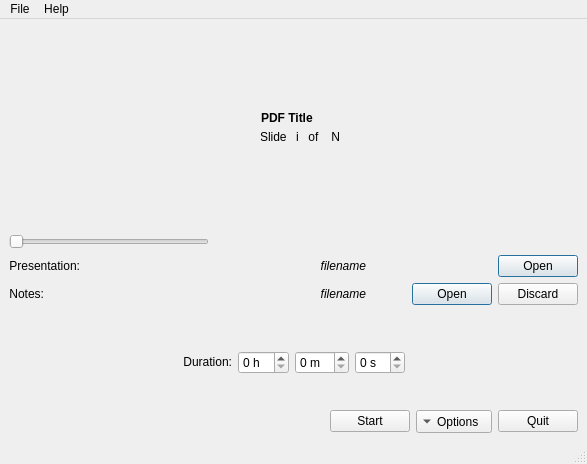
<?xml version="1.0" encoding="UTF-8"?>
<ui version="4.0">
 <class>StartScreen</class>
 <widget class="QMainWindow" name="MainWindow">
  <property name="geometry">
   <rect>
    <x>0</x>
    <y>0</y>
    <width>587</width>
    <height>464</height>
   </rect>
  </property>
  <property name="sizePolicy">
   <sizepolicy hsizetype="Expanding" vsizetype="Ignored">
    <horstretch>0</horstretch>
    <verstretch>0</verstretch>
   </sizepolicy>
  </property>
  <property name="windowTitle">
   <string>open-pdf-presenter</string>
  </property>
  <widget class="QWidget" name="StartScreen">
   <layout class="QGridLayout" name="gridLayout">
    <property name="sizeConstraint">
     <enum>QLayout::SetNoConstraint</enum>
    </property>
    <item row="3" column="0">
     <layout class="QGridLayout" name="gridLayout_3">
      <item row="0" column="1">
       <widget class="QLabel" name="durationLabel">
        <property name="sizePolicy">
         <sizepolicy hsizetype="Preferred" vsizetype="Fixed">
          <horstretch>0</horstretch>
          <verstretch>0</verstretch>
         </sizepolicy>
        </property>
        <property name="text">
         <string>Duration:</string>
        </property>
        <property name="textFormat">
         <enum>Qt::PlainText</enum>
        </property>
        <property name="alignment">
         <set>Qt::AlignRight|Qt::AlignTrailing|Qt::AlignVCenter</set>
        </property>
       </widget>
      </item>
      <item row="0" column="2">
       <widget class="QSpinBox" name="hoursBox">
        <property name="sizePolicy">
         <sizepolicy hsizetype="Fixed" vsizetype="Fixed">
          <horstretch>0</horstretch>
          <verstretch>0</verstretch>
         </sizepolicy>
        </property>
        <property name="suffix">
         <string> h</string>
        </property>
        <property name="maximum">
         <number>10</number>
        </property>
       </widget>
      </item>
      <item row="0" column="3">
       <widget class="QSpinBox" name="minutesBox">
        <property name="sizePolicy">
         <sizepolicy hsizetype="Fixed" vsizetype="Fixed">
          <horstretch>0</horstretch>
          <verstretch>0</verstretch>
         </sizepolicy>
        </property>
        <property name="suffix">
         <string> m</string>
        </property>
        <property name="maximum">
         <number>59</number>
        </property>
       </widget>
      </item>
      <item row="0" column="4">
       <widget class="QSpinBox" name="secondsBox">
        <property name="sizePolicy">
         <sizepolicy hsizetype="Fixed" vsizetype="Fixed">
          <horstretch>0</horstretch>
          <verstretch>0</verstretch>
         </sizepolicy>
        </property>
        <property name="suffix">
         <string> s</string>
        </property>
        <property name="maximum">
         <number>59</number>
        </property>
       </widget>
      </item>
      <item row="0" column="0">
       <spacer name="horizontalSpacer">
        <property name="orientation">
         <enum>Qt::Horizontal</enum>
        </property>
        <property name="sizeHint" stdset="0">
         <size>
          <width>40</width>
          <height>20</height>
         </size>
        </property>
       </spacer>
      </item>
      <item row="0" column="5">
       <spacer name="horizontalSpacer_2">
        <property name="orientation">
         <enum>Qt::Horizontal</enum>
        </property>
        <property name="sizeHint" stdset="0">
         <size>
          <width>40</width>
          <height>20</height>
         </size>
        </property>
       </spacer>
      </item>
     </layout>
    </item>
    <item row="5" column="0">
     <layout class="QGridLayout" name="gridLayout_2">
      <property name="sizeConstraint">
       <enum>QLayout::SetDefaultConstraint</enum>
      </property>
      <item row="0" column="1">
       <widget class="QPushButton" name="startButton">
        <property name="sizePolicy">
         <sizepolicy hsizetype="Minimum" vsizetype="Fixed">
          <horstretch>0</horstretch>
          <verstretch>0</verstretch>
         </sizepolicy>
        </property>
        <property name="text">
         <string>Start</string>
        </property>
       </widget>
      </item>
      <item row="0" column="2">
       <widget class="QToolButton" name="optionsButton">
        <property name="sizePolicy">
         <sizepolicy hsizetype="Minimum" vsizetype="Fixed">
          <horstretch>0</horstretch>
          <verstretch>0</verstretch>
         </sizepolicy>
        </property>
        <property name="text">
         <string>Options</string>
        </property>
        <property name="toolButtonStyle">
         <enum>Qt::ToolButtonTextBesideIcon</enum>
        </property>
        <property name="autoRaise">
         <bool>false</bool>
        </property>
        <property name="arrowType">
         <enum>Qt::DownArrow</enum>
        </property>
       </widget>
      </item>
      <item row="0" column="3">
       <widget class="QPushButton" name="quitButton">
        <property name="sizePolicy">
         <sizepolicy hsizetype="Minimum" vsizetype="Fixed">
          <horstretch>0</horstretch>
          <verstretch>0</verstretch>
         </sizepolicy>
        </property>
        <property name="text">
         <string>Quit</string>
        </property>
       </widget>
      </item>
      <item row="0" column="0">
       <spacer name="horizontalSpacer_6">
        <property name="orientation">
         <enum>Qt::Horizontal</enum>
        </property>
        <property name="sizeHint" stdset="0">
         <size>
          <width>40</width>
          <height>20</height>
         </size>
        </property>
       </spacer>
      </item>
     </layout>
    </item>
    <item row="1" column="0">
     <layout class="QGridLayout" name="gridLayout_4">
      <item row="0" column="3">
       <widget class="QDialogButtonBox" name="openPresentationButtonBox">
        <property name="sizePolicy">
         <sizepolicy hsizetype="Fixed" vsizetype="Fixed">
          <horstretch>0</horstretch>
          <verstretch>0</verstretch>
         </sizepolicy>
        </property>
        <property name="layoutDirection">
         <enum>Qt::RightToLeft</enum>
        </property>
        <property name="standardButtons">
         <set>QDialogButtonBox::Open</set>
        </property>
        <property name="centerButtons">
         <bool>true</bool>
        </property>
       </widget>
      </item>
      <item row="0" column="0">
       <widget class="QLabel" name="presentationLabel">
        <property name="sizePolicy">
         <sizepolicy hsizetype="Fixed" vsizetype="Fixed">
          <horstretch>0</horstretch>
          <verstretch>0</verstretch>
         </sizepolicy>
        </property>
        <property name="text">
         <string>Presentation:</string>
        </property>
        <property name="alignment">
         <set>Qt::AlignRight|Qt::AlignTrailing|Qt::AlignVCenter</set>
        </property>
       </widget>
      </item>
      <item row="1" column="0">
       <widget class="QLabel" name="notesLabel">
        <property name="sizePolicy">
         <sizepolicy hsizetype="Fixed" vsizetype="Fixed">
          <horstretch>0</horstretch>
          <verstretch>0</verstretch>
         </sizepolicy>
        </property>
        <property name="text">
         <string>Notes:</string>
        </property>
        <property name="alignment">
         <set>Qt::AlignRight|Qt::AlignTrailing|Qt::AlignVCenter</set>
        </property>
       </widget>
      </item>
      <item row="1" column="3">
       <widget class="QDialogButtonBox" name="openNotesButtonBox">
        <property name="sizePolicy">
         <sizepolicy hsizetype="Fixed" vsizetype="Fixed">
          <horstretch>0</horstretch>
          <verstretch>0</verstretch>
         </sizepolicy>
        </property>
        <property name="layoutDirection">
         <enum>Qt::LeftToRight</enum>
        </property>
        <property name="orientation">
         <enum>Qt::Horizontal</enum>
        </property>
        <property name="standardButtons">
         <set>QDialogButtonBox::Discard|QDialogButtonBox::Open</set>
        </property>
        <property name="centerButtons">
         <bool>true</bool>
        </property>
       </widget>
      </item>
      <item row="0" column="1">
       <widget class="QLabel" name="presentationFileNameLabel">
        <property name="sizePolicy">
         <sizepolicy hsizetype="MinimumExpanding" vsizetype="Fixed">
          <horstretch>0</horstretch>
          <verstretch>0</verstretch>
         </sizepolicy>
        </property>
        <property name="styleSheet">
         <string notr="true">font-style: italic</string>
        </property>
        <property name="text">
         <string>filename</string>
        </property>
        <property name="alignment">
         <set>Qt::AlignRight|Qt::AlignTrailing|Qt::AlignVCenter</set>
        </property>
       </widget>
      </item>
      <item row="1" column="1">
       <widget class="QLabel" name="notesFileNameLabel">
        <property name="sizePolicy">
         <sizepolicy hsizetype="MinimumExpanding" vsizetype="Fixed">
          <horstretch>0</horstretch>
          <verstretch>0</verstretch>
         </sizepolicy>
        </property>
        <property name="styleSheet">
         <string notr="true">font-style: italic</string>
        </property>
        <property name="text">
         <string>filename</string>
        </property>
        <property name="alignment">
         <set>Qt::AlignRight|Qt::AlignTrailing|Qt::AlignVCenter</set>
        </property>
       </widget>
      </item>
      <item row="0" column="2">
       <spacer name="horizontalSpacer_3">
        <property name="orientation">
         <enum>Qt::Horizontal</enum>
        </property>
        <property name="sizeType">
         <enum>QSizePolicy::Fixed</enum>
        </property>
        <property name="sizeHint" stdset="0">
         <size>
          <width>40</width>
          <height>20</height>
         </size>
        </property>
       </spacer>
      </item>
      <item row="1" column="2">
       <spacer name="horizontalSpacer_4">
        <property name="orientation">
         <enum>Qt::Horizontal</enum>
        </property>
        <property name="sizeType">
         <enum>QSizePolicy::Fixed</enum>
        </property>
        <property name="sizeHint" stdset="0">
         <size>
          <width>40</width>
          <height>20</height>
         </size>
        </property>
       </spacer>
      </item>
     </layout>
    </item>
    <item row="0" column="0">
     <layout class="QGridLayout" name="gridLayout_5">
      <item row="0" column="0">
       <widget class="QLabel" name="previewLabel">
        <property name="sizePolicy">
         <sizepolicy hsizetype="Fixed" vsizetype="Fixed">
          <horstretch>0</horstretch>
          <verstretch>0</verstretch>
         </sizepolicy>
        </property>
        <property name="minimumSize">
         <size>
          <width>200</width>
          <height>200</height>
         </size>
        </property>
       </widget>
      </item>
      <item row="1" column="0" colspan="4">
       <widget class="QSlider" name="slideSlider">
        <property name="enabled">
         <bool>true</bool>
        </property>
        <property name="sizePolicy">
         <sizepolicy hsizetype="Fixed" vsizetype="Fixed">
          <horstretch>0</horstretch>
          <verstretch>0</verstretch>
         </sizepolicy>
        </property>
        <property name="minimumSize">
         <size>
          <width>200</width>
          <height>0</height>
         </size>
        </property>
        <property name="orientation">
         <enum>Qt::Horizontal</enum>
        </property>
        <property name="tickPosition">
         <enum>QSlider::NoTicks</enum>
        </property>
       </widget>
      </item>
      <item row="0" column="2">
       <layout class="QGridLayout" name="gridLayout_6">
        <item row="0" column="0">
         <widget class="QLabel" name="titleLabel">
          <property name="sizePolicy">
           <sizepolicy hsizetype="Expanding" vsizetype="Expanding">
            <horstretch>0</horstretch>
            <verstretch>0</verstretch>
           </sizepolicy>
          </property>
          <property name="styleSheet">
           <string notr="true">font: bold large</string>
          </property>
          <property name="text">
           <string>PDF Title</string>
          </property>
          <property name="alignment">
           <set>Qt::AlignBottom|Qt::AlignLeading|Qt::AlignLeft</set>
          </property>
         </widget>
        </item>
        <item row="1" column="0">
         <widget class="QWidget" name="widget" native="true">
          <property name="sizePolicy">
           <sizepolicy hsizetype="Expanding" vsizetype="Expanding">
            <horstretch>0</horstretch>
            <verstretch>0</verstretch>
           </sizepolicy>
          </property>
          <widget class="QWidget" name="gridLayoutWidget">
           <property name="geometry">
            <rect>
             <x>-1</x>
             <y>-1</y>
             <width>321</width>
             <height>71</height>
            </rect>
           </property>
           <layout class="QGridLayout" name="gridLayout_7">
            <item row="0" column="0">
             <widget class="QLabel" name="label">
              <property name="sizePolicy">
               <sizepolicy hsizetype="Minimum" vsizetype="Preferred">
                <horstretch>0</horstretch>
                <verstretch>0</verstretch>
               </sizepolicy>
              </property>
              <property name="text">
               <string>Slide </string>
              </property>
              <property name="alignment">
               <set>Qt::AlignLeading|Qt::AlignLeft|Qt::AlignTop</set>
              </property>
             </widget>
            </item>
            <item row="0" column="1">
             <widget class="QLabel" name="currentSlideLabel">
              <property name="sizePolicy">
               <sizepolicy hsizetype="Minimum" vsizetype="Preferred">
                <horstretch>0</horstretch>
                <verstretch>0</verstretch>
               </sizepolicy>
              </property>
              <property name="text">
               <string>i</string>
              </property>
              <property name="alignment">
               <set>Qt::AlignLeading|Qt::AlignLeft|Qt::AlignTop</set>
              </property>
             </widget>
            </item>
            <item row="0" column="2">
             <widget class="QLabel" name="label_3">
              <property name="sizePolicy">
               <sizepolicy hsizetype="Minimum" vsizetype="Preferred">
                <horstretch>0</horstretch>
                <verstretch>0</verstretch>
               </sizepolicy>
              </property>
              <property name="text">
               <string> of </string>
              </property>
              <property name="alignment">
               <set>Qt::AlignLeading|Qt::AlignLeft|Qt::AlignTop</set>
              </property>
             </widget>
            </item>
            <item row="0" column="3">
             <widget class="QLabel" name="totalSlideNumberLabel">
              <property name="sizePolicy">
               <sizepolicy hsizetype="Minimum" vsizetype="Preferred">
                <horstretch>0</horstretch>
                <verstretch>0</verstretch>
               </sizepolicy>
              </property>
              <property name="text">
               <string> N</string>
              </property>
              <property name="alignment">
               <set>Qt::AlignLeading|Qt::AlignLeft|Qt::AlignTop</set>
              </property>
             </widget>
            </item>
            <item row="0" column="4">
             <spacer name="horizontalSpacer_7">
              <property name="orientation">
               <enum>Qt::Horizontal</enum>
              </property>
              <property name="sizeHint" stdset="0">
               <size>
                <width>40</width>
                <height>20</height>
               </size>
              </property>
             </spacer>
            </item>
           </layout>
          </widget>
         </widget>
        </item>
       </layout>
      </item>
      <item row="0" column="1">
       <spacer name="horizontalSpacer_5">
        <property name="orientation">
         <enum>Qt::Horizontal</enum>
        </property>
        <property name="sizeType">
         <enum>QSizePolicy::Fixed</enum>
        </property>
        <property name="sizeHint" stdset="0">
         <size>
          <width>40</width>
          <height>20</height>
         </size>
        </property>
       </spacer>
      </item>
     </layout>
    </item>
    <item row="4" column="0">
     <spacer name="verticalSpacer">
      <property name="orientation">
       <enum>Qt::Vertical</enum>
      </property>
      <property name="sizeType">
       <enum>QSizePolicy::Fixed</enum>
      </property>
      <property name="sizeHint" stdset="0">
       <size>
        <width>20</width>
        <height>30</height>
       </size>
      </property>
     </spacer>
    </item>
    <item row="2" column="0">
     <spacer name="verticalSpacer_2">
      <property name="orientation">
       <enum>Qt::Vertical</enum>
      </property>
      <property name="sizeType">
       <enum>QSizePolicy::Fixed</enum>
      </property>
      <property name="sizeHint" stdset="0">
       <size>
        <width>20</width>
        <height>40</height>
       </size>
      </property>
     </spacer>
    </item>
   </layout>
  </widget>
  <widget class="QMenuBar" name="menubar">
   <property name="geometry">
    <rect>
     <x>0</x>
     <y>0</y>
     <width>587</width>
     <height>23</height>
    </rect>
   </property>
   <widget class="QMenu" name="menuFile">
    <property name="title">
     <string>File</string>
    </property>
    <addaction name="actionOpen_presentation"/>
    <addaction name="separator"/>
    <addaction name="actionExit"/>
   </widget>
   <widget class="QMenu" name="menuHelp">
    <property name="title">
     <string>Help</string>
    </property>
    <addaction name="actionAbout"/>
   </widget>
   <addaction name="menuFile"/>
   <addaction name="menuHelp"/>
  </widget>
  <widget class="QStatusBar" name="statusbar"/>
  <action name="actionAbout">
   <property name="text">
    <string>About</string>
   </property>
  </action>
  <action name="actionOpen_presentation">
   <property name="text">
    <string>Open presentation</string>
   </property>
  </action>
  <action name="actionExit">
   <property name="text">
    <string>Exit</string>
   </property>
  </action>
 </widget>
 <resources/>
 <connections/>
</ui>
